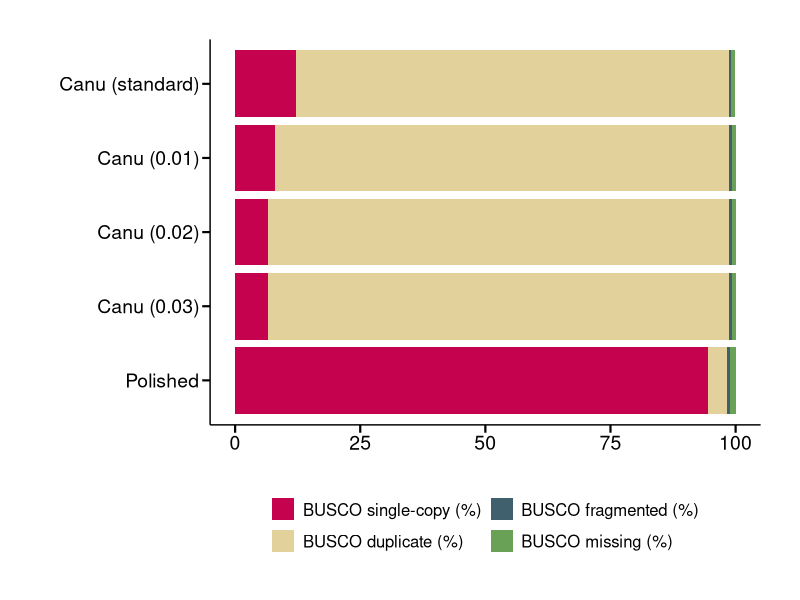

Reproduce this figure in R.
library(tidyverse)

assemblies <- read_tsv("data/busco_stats.tsv")

busco <- assemblies %>%
    filter(grepl("BUSCO", Stat)) %>%
    pivot_longer(cols = c(2:6), names_to = "assembly") %>%
    filter(Stat != "BUSCO completeness (%)") %>%
    mutate(Stat = fct_relevel(Stat, rev(c("BUSCO single-copy (%)", "BUSCO duplicate (%)", "BUSCO fragmented (%)", "BUSCO missing (%)")))) %>%
    mutate(assembly = fct_relevel(assembly, rev(c("Canu (standard)", "Canu (0.01)", "Canu (0.02)", "Canu (0.03)", "Polished"))))

busco_fig <- ggplot(busco, aes(x = value, y = assembly, fill = Stat)) +
    geom_col() +
    scale_fill_manual(values = c("#69a257", "#40606D", "#e3d19c", "#C4024D")) +
    labs(x = "", y = "") +
    theme_classic() +
    theme(
        panel.border = element_blank(),
        panel.background = element_blank(),
        panel.grid = element_blank(),
        legend.text = element_text(size = 12),
        legend.title = element_blank(),
        axis.ticks = element_line(color = "black", linewidth = 0.75),
        axis.text = element_text(color = "black", size = 14),
        axis.ticks.length = unit(0.2, "cm"),
        strip.text.x = element_blank(),
        strip.background = element_blank(),
        plot.margin = margin(1, 1, 1, 1, "cm"),
        legend.position = "bottom"
    ) +
    guides(fill = guide_legend(ncol = 2, reverse = TRUE))
